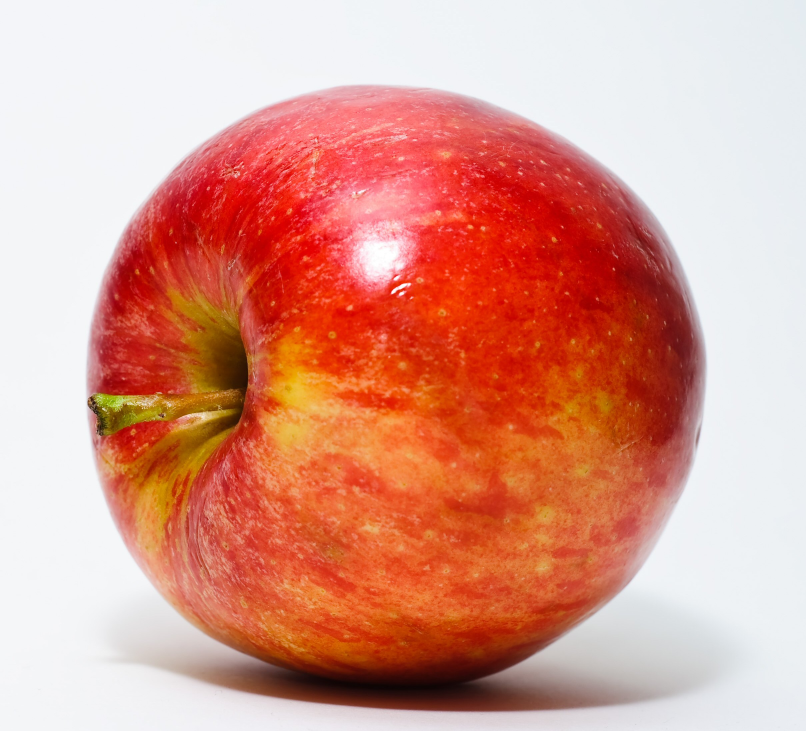
//> input picture resources/Red_Apple.jpg, 2418 x 2192 px (shown at 1/3 size)
$ ./main   (built with g++ and OpenCV 4)
//> lines starting //> are read from the running program, lines starting //| are printed output that depends on the picture; after the words box and inside, x2 and y2 are one past the last pixel; in counts of white or black regions, pixels touching at a corner belong together
#include <algorithm>
#include <format>
#include <opencv2/core.hpp>
#include <opencv2/core/hal/interface.h>
#include <opencv2/core/mat.hpp>
#include <opencv2/core/types.hpp>
#include <opencv2/highgui.hpp>
#include <opencv2/imgcodecs.hpp>
#include <opencv2/imgproc.hpp>
#include <random>
#include <string>
#include <type_traits>
#include <utility>
#include <vector>

/**
 * @brief 加载图片并调用传入的特定格式的函数,并输出新图片
 * @param func 需要调用的函数
 * @param output_name 输出的照片名字
 */
template <
    class Func,
    std::enable_if_t<std::is_invocable_r_v<void, std::remove_cvref_t<Func>,
                                           cv::InputArray, cv::OutputArray>,
                     int> = 0>
void load_and_store(Func &&func, const std::string &output_name) {
//> called with output_name = "1.1-convertToGray"
  static cv::Mat img{cv::imread("Red_Apple.jpg")};
//> img is the input picture: 2192 rows x 2418 cols, CV_8UC3; mean B, G, R 140.5, 155.7, 219.8
  cv::Mat out;
  std::invoke(std::forward<Func>(func), img, out);
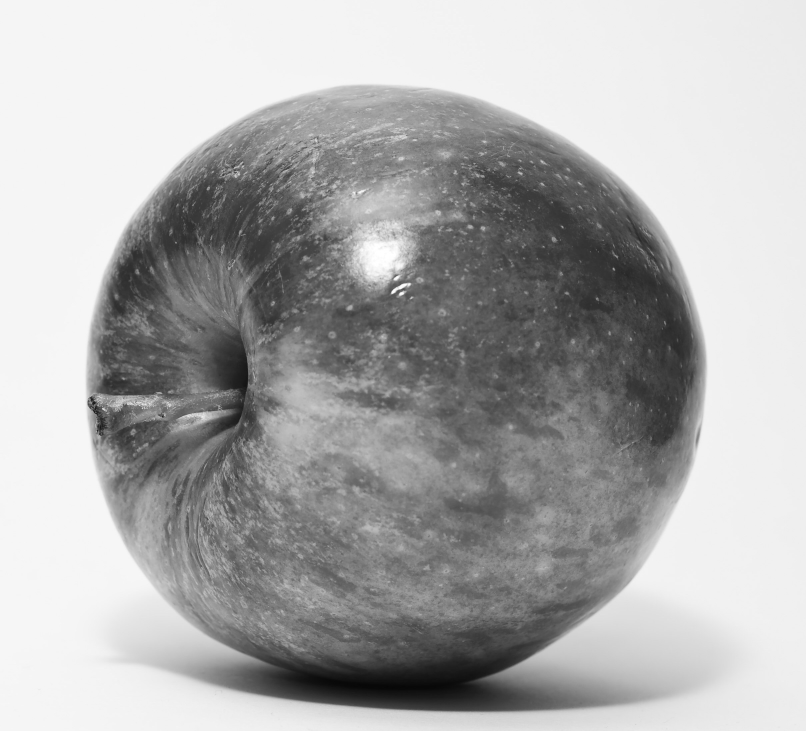
//> out: 2192 rows x 2418 cols, CV_8UC1 (shown at 1/3 size); min 6, max 255, mean 173.1
  cv::imwrite(std::format("{}.png", output_name), out);
}

int main() {
  load_and_store(
      [](cv::InputArray src, cv::OutputArray dst) {
        // 转换图片颜色为灰色(单通道)
        cv::cvtColor(src, dst, cv::COLOR_BGR2GRAY);
      },
      "1.1-convertToGray");

  load_and_store(
      [](cv::InputArray src, cv::OutputArray dst) {
        // 转换图片HSV
        cv::cvtColor(src, dst, cv::COLOR_BGR2HSV);
      },
      "1.2-convertToHSV");
//> call 2 of load_and_store, with output_name = "1.2-convertToHSV"
//> in load_and_store (call 2), `std::invoke(std::forward<Func>(func), img, out);`:
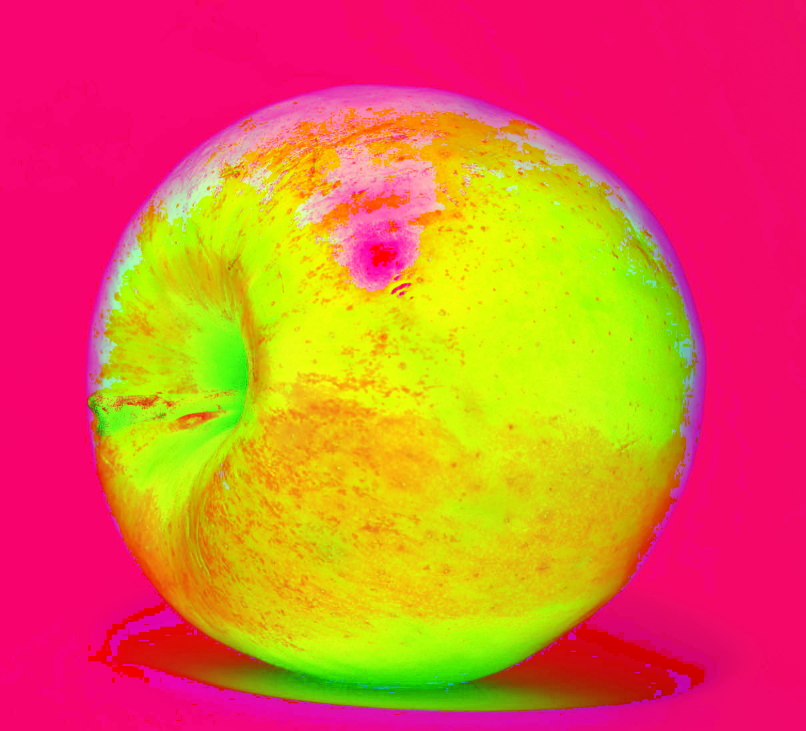
//> out: 2192 rows x 2418 cols, CV_8UC3 (shown at 1/3 size); mean B, G, R 65.4, 106, 222.2

  load_and_store(
      [](cv::InputArray src, cv::OutputArray dst) {
        // 均值滤波
        cv::blur(src, dst, {5, 5});
      },
      "2.1-blur");

  load_and_store(
      [](cv::InputArray src, cv::OutputArray dst) {
        // 高斯滤波
        cv::GaussianBlur(src, dst, {5, 5}, 5);
      },
      "2.2-GaussianBlur");

  /**
   * @brief 生成原图的掩膜,提取颜色
   * @param src 原图
   * @param dst 目标掩膜
   */
  auto make_mask = [](cv::InputArray src, cv::OutputArray dst) {
    cv::Mat blur, hsvd;
    cv::GaussianBlur(src, blur, {5, 5}, 5, 5);
    cv::cvtColor(blur, hsvd, cv::COLOR_BGR2HSV);
    cv::inRange(hsvd, cv::Scalar{0, 56, 0}, cv::Scalar{189, 255, 255}, dst);
  };

  load_and_store(
      [make_mask](cv::InputArray src, cv::OutputArray dst) {
        cv::Mat ranged, canny, dilated;
        make_mask(src, ranged);
        // 根据掩膜生成轮廓
        cv::Canny(ranged, canny, 25, 75);
        // 膨胀轮廓
        auto kernel = cv::getStructuringElement(cv::MORPH_RECT, {3, 3});
        cv::dilate(canny, dilated, kernel);
        std::vector<std::vector<cv::Point>> contours;
        std::vector<cv::Vec4i> hierarchy;
        // 查找轮廓
        cv::findContours(dilated, contours, hierarchy, cv::RETR_EXTERNAL,
                         cv::CHAIN_APPROX_SIMPLE);
        cv::Mat draw_contours{src.getMat().clone()};
        // 画出轮廓
        cv::drawContours(draw_contours, contours, -1, cv::Scalar{0, 255, 0},
                         10);
        // 查找最大的图形轮廓
        auto max_it =
            std::max_element(contours.begin(), contours.end(),
                             [](const std::vector<cv::Point> &a,
                                const std::vector<cv::Point> &b) {
                               return cv::contourArea(a) < cv::contourArea(b);
                             });
        if (max_it == contours.end()) {
          return;
        }
        // 获取轮廓矩形
        cv::Rect box = cv::boundingRect(*max_it);
        cv::rectangle(draw_contours, box, {255, 0, 255}, 10);
        // 画面积数值
        cv::putText(draw_contours,
                    std::format("S: {:.2f}", cv::contourArea(*max_it)),
                    {0, 200}, cv::FONT_HERSHEY_PLAIN, 10, {0, 0, 255}, 10);
        dst.getMatRef() = std::move(draw_contours);
      },
      "3.1-FeatureExtraction");
//> in load_and_store (call 5), `std::invoke(std::forward<Func>(func), img, out);`:
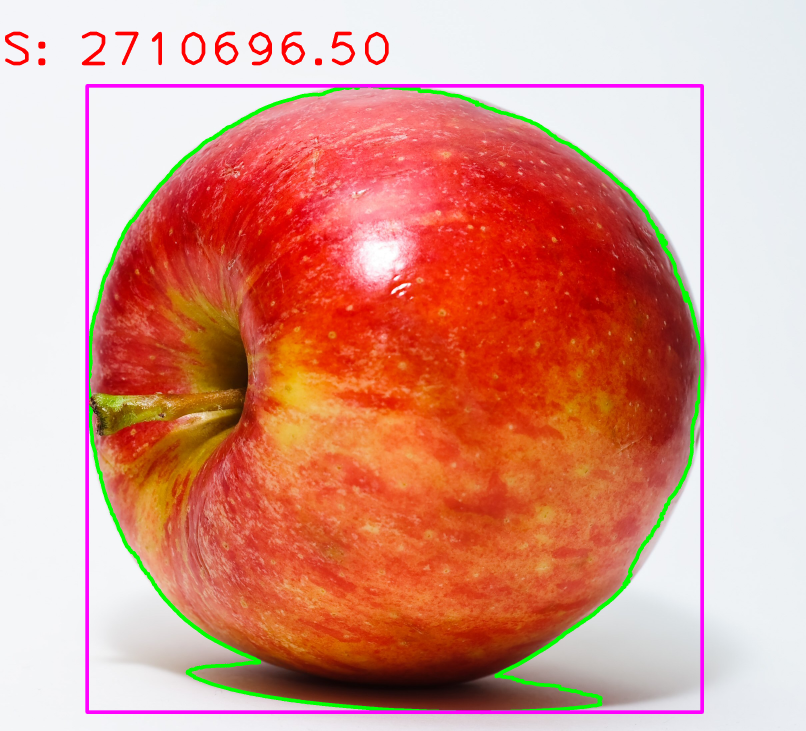
//> out: 2192 rows x 2418 cols, CV_8UC3 (shown at 1/3 size); mean B, G, R 137.5, 152.3, 217.5

  load_and_store(
      [make_mask](cv::InputArray src, cv::OutputArray dst) {
        cv::Mat gray, ranged, bit_and, thrh;
        make_mask(src, ranged);
        // 灰度化
        cv::cvtColor(src, gray, cv::COLOR_BGR2GRAY);
        // 从掩膜获取图像
        cv::bitwise_and(gray, gray, bit_and, ranged);
        // 自适应二值化
        cv::adaptiveThreshold(bit_and, thrh, 255,
                              cv::ADAPTIVE_THRESH_GAUSSIAN_C, cv::THRESH_BINARY,
                              55, 0);
        auto kernel = cv::getStructuringElement(cv::MORPH_RECT, {5, 5});
        // 膨胀与腐蚀（闭运算）
        cv::morphologyEx(thrh, dst, cv::MORPH_CLOSE, kernel);
      },
      "3.2-FeatureExtractionAndProcessing");
//> in load_and_store (call 6), `std::invoke(std::forward<Func>(func), img, out);`:
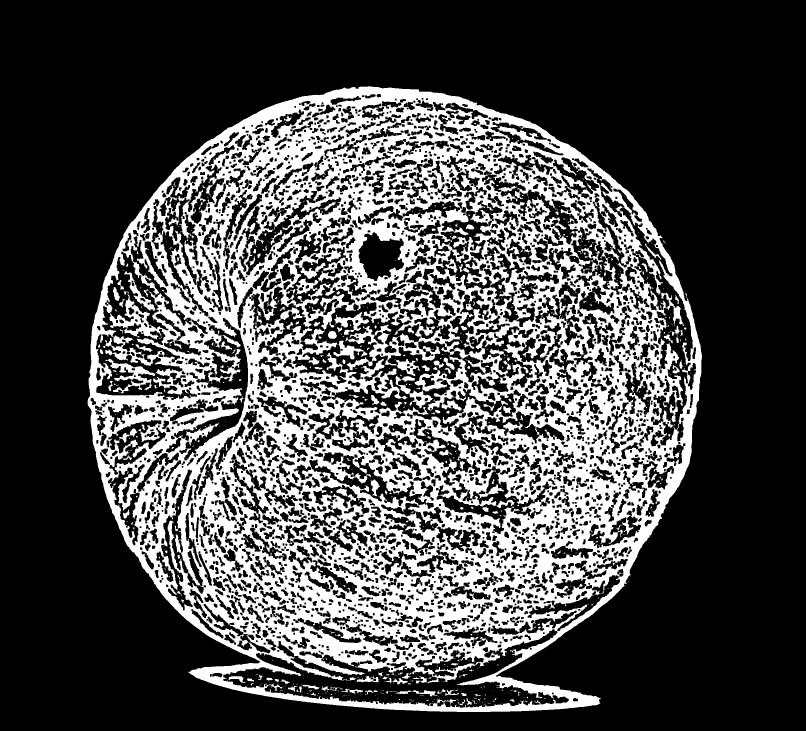
//> out: 2192 rows x 2418 cols, CV_8UC1 (shown at 1/3 size); 28.9% white; 900 white regions (696 under 20 px), largest, box (x1, y1, x2, y2) and area: (263, 259, 2106, 2136) 1500771, (316, 1076, 466, 1180) 4451, (1002, 936, 1107, 1004) 2506

  load_and_store(
      [make_mask](cv::InputArray src, cv::OutputArray dst) {
        cv::Mat gray, ranged, bit_and, thrh, dil, ero;
        make_mask(src, ranged);
        cv::cvtColor(src, gray, cv::COLOR_BGR2GRAY);
        cv::bitwise_and(gray, gray, bit_and, ranged);
        cv::adaptiveThreshold(bit_and, thrh, 255,
                              cv::ADAPTIVE_THRESH_GAUSSIAN_C, cv::THRESH_BINARY,
                              55, 0);
        auto kernel = cv::getStructuringElement(cv::MORPH_RECT, {5, 5});
        cv::dilate(thrh, dil, kernel);
        cv::erode(dil, ero, kernel);

        // 漫水处理
        cv::RNG rng{std::random_device{}()};
        int connectivity = 4;
        int maskVal = 255;
        int flags = connectivity | (maskVal << 8) | cv::FLOODFILL_FIXED_RANGE;
        cv::Scalar lowDiff{20, 20, 20}, upDiff{20, 20, 20};
        cv::Mat mask{cv::Mat::zeros(src.rows() + 2, src.cols() + 2, CV_8UC1)};
        cv::Mat img{src.getMat().clone()};
        for (std::size_t i = 0; i < 1000; ++i) {
          int px = rng.uniform(0, src.cols() - 1);
          int py = rng.uniform(0, src.rows() - 1);
          cv::Scalar color{static_cast<double>(rng.uniform(0, 255)),
                           static_cast<double>(rng.uniform(0, 255)),
                           static_cast<double>(rng.uniform(0, 255))};
          cv::Rect rect{};

          cv::floodFill(img, mask, {px, py}, color, &rect, lowDiff, upDiff,
                        flags);
        }
        dst.getMatRef() = std::move(img);
      },
      "3.3-FeatureExtractionAndProcessing");
//> in load_and_store (call 7), `std::invoke(std::forward<Func>(func), img, out);`:
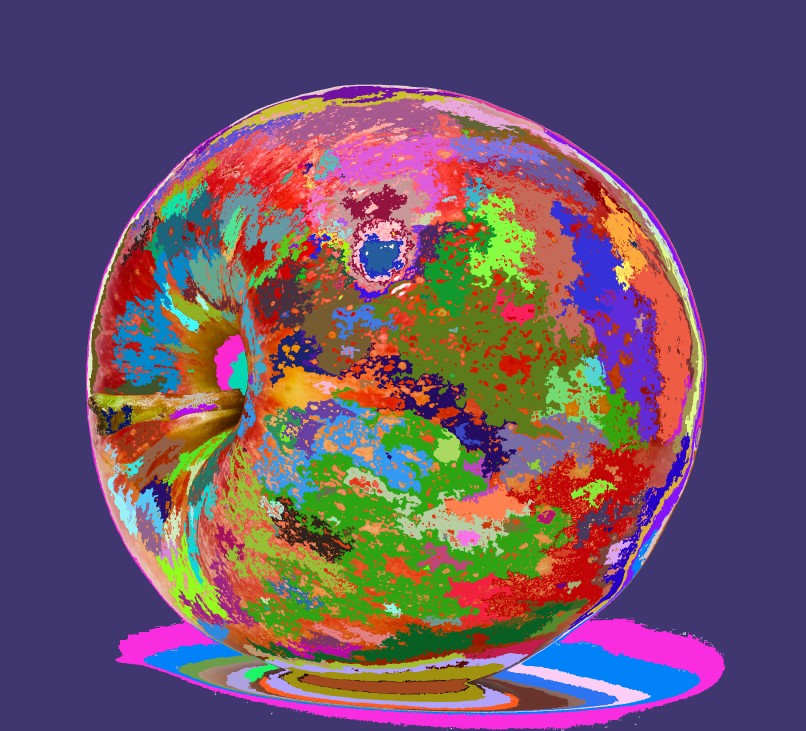
//> out: 2192 rows x 2418 cols, CV_8UC3 (shown at 1/3 size); mean B, G, R 104.2, 83.4, 110.1

  {
    // 生成新图片
    auto create_img = [](cv::OutputArray dst) {
      auto &img = dst.getMatRef();
      img = cv::Mat{cv::Size{800, 800}, CV_8UC3, {255, 255, 255}};
      cv::rectangle(img, {10, 20, 300, 200}, {0, 255, 0}, cv::FILLED);
      cv::circle(img, {600, 400}, 100, {255, 0, 255}, cv::FILLED);
      cv::putText(img, "Hello image!", {50, 700}, cv::FONT_HERSHEY_SIMPLEX, 2,
                  {255, 255, 0}, 10);
    };

    cv::Mat img;
    create_img(img);

    load_and_store([&img](cv::InputArray src,
                          cv::OutputArray dst) { dst.getMatRef() = img; },
                   "4.1-draw");
//> in load_and_store (call 8), `std::invoke(std::forward<Func>(func), img, out);`:
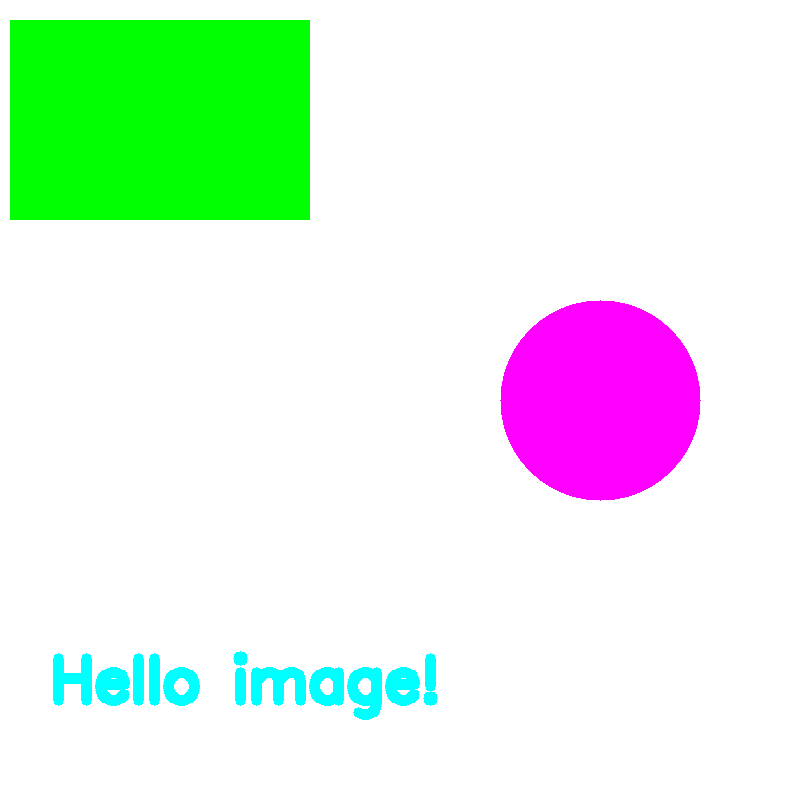
//> out: 800 rows x 800 cols, CV_8UC3; mean B, G, R 231.1, 242.5, 227

    // 获取轮廓
    auto get_contours = [](cv::InputArray src,
                           std::vector<std::vector<cv::Point>> &contours,
                           std::vector<cv::Vec4i> &hierarchy) {
      cv::Mat blur, gray, can, dil;
      cv::GaussianBlur(src, blur, {5, 5}, 5, 5);
      cv::cvtColor(blur, gray, cv::COLOR_BGR2GRAY);
      cv::Canny(gray, can, 50, 75);
      auto kernel = cv::getStructuringElement(cv::MORPH_RECT, {3, 3});
      cv::dilate(can, dil, kernel);
      cv::findContours(dil, contours, hierarchy, cv::RETR_EXTERNAL,
                       cv::CHAIN_APPROX_SIMPLE);
    };

    std::vector<std::vector<cv::Point>> contours;
    std::vector<cv::Vec4i> hierarchy;
    get_contours(img, contours, hierarchy);

    load_and_store(
        [&img, &contours](cv::InputArray src, cv::OutputArray dst) {
          auto &local_img = dst.getMatRef();
          local_img = img.clone();
          // 画出轮廓
          cv::drawContours(local_img, contours, -1, {0, 0, 255}, 3);
        },
        "4.2-drawContours");

    load_and_store(
        [&img, &contours](cv::InputArray src, cv::OutputArray dst) {
          auto &local_img = dst.getMatRef();
          local_img = img.clone();
          // 画出bounding box
          for (auto &obj : std::as_const(contours)) {
            auto rect = cv::boundingRect(obj);
            cv::rectangle(local_img, rect, {0, 0, 255}, 3);
          }
        },
        "4.3-drawBoundingBox");
  }

  load_and_store(
      [](cv::InputArray src, cv::OutputArray dst) {
        // 旋转图像
        auto matrix = cv::getRotationMatrix2D(
            {src.cols() / 2.0f, src.rows() / 2.0f}, 35, 1);
        cv::warpAffine(src, dst, matrix, {});
      },
      "5.1-Rotation");

  load_and_store(
      [](cv::InputArray src, cv::OutputArray dst) {
        // 裁剪图像
        dst.getMatRef() =
            src.getMat()({0, src.rows() / 2}, {0, src.cols() / 2});
      },
      "5.2-Cut");
}
